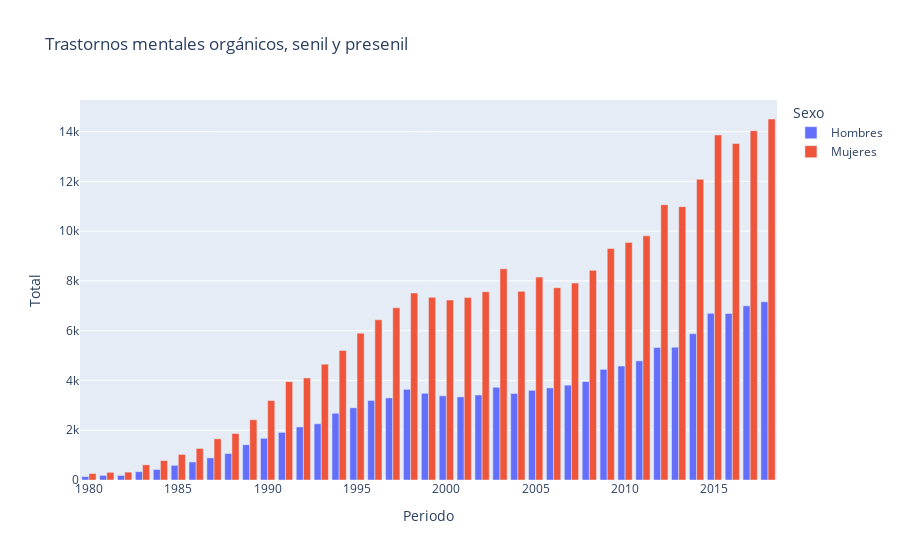

Notebook code for this chart:
### Code cell
fig_enff = px.bar(deaths_all_agess, x="Periodo", y="Total", 
                 color="Sexo", barmode="group", title = 'Trastornos mentales orgánicos, senil y presenil')#, width=2500, height=1000)
    
fig_enff.show()

### Figure 1 — Plotly figure (JSON) as saved in the notebook; plotly's stock layout.template omitted (floating-point values rounded to 4 significant figures)
{"data": [{"alignmentgroup": "True", "hovertemplate": "Sexo=Hombres<br>Periodo=%{x}<br>Total=%{y}<extra></extra>", "legendgroup": "Hombres", "marker": {"color": "#636efa", "pattern": {"shape": ""}}, "name": "Hombres", "offsetgroup": "Hombres", "orientation": "v", "showlegend": true, "textposition": "auto", "type": "bar", "x": [2018, 2017, 2016, 2015, 2014, 2013, 2012, 2011, 2010, 2009, 2008, 2007, 2006, 2005, 2004, 2003, 2002, 2001, 2000, 1999, 1998, 1997, 1996, 1995, 1994, 1993, 1992, 1991, 1990, 1989, 1988, 1987, 1986, 1985, 1984, 1983, 1982, 1981, 1980], "xaxis": "x", "y": [7162, 6998, 6693, 6696, 5878, 5339, 5324, 4787, 4578, 4446, 3954, 3812, 3700, 3602, 3477, 3726, 3418, 3341, 3384, 3485, 3642, 3298, 3196, 2902, 2681, 2260, 2133, 1913, 1676, 1417, 1064, 888, 724, 589, 423, 334, 183, 186, 138], "yaxis": "y"}, {"alignmentgroup": "True", "hovertemplate": "Sexo=Mujeres<br>Periodo=%{x}<br>Total=%{y}<extra></extra>", "legendgroup": "Mujeres", "marker": {"color": "#EF553B", "pattern": {"shape": ""}}, "name": "Mujeres", "offsetgroup": "Mujeres", "orientation": "v", "showlegend": true, "textposition": "auto", "type": "bar", "x": [2018, 2017, 2016, 2015, 2014, 2013, 2012, 2011, 2010, 2009, 2008, 2007, 2006, 2005, 2004, 2003, 2002, 2001, 2000, 1999, 1998, 1997, 1996, 1995, 1994, 1993, 1992, 1991, 1990, 1989, 1988, 1987, 1986, 1985, 1984, 1983, 1982, 1981, 1980], "xaxis": "x", "y": [14507, 14037, 13520, 13866, 12086, 10984, 11061, 9811, 9547, 9305, 8426, 7914, 7728, 8154, 7581, 8487, 7564, 7329, 7230, 7341, 7515, 6920, 6439, 5900, 5208, 4653, 4101, 3955, 3191, 2422, 1868, 1655, 1268, 1028, 780, 610, 316, 308, 259], "yaxis": "y"}], "layout": {"barmode": "group", "legend": {"title": {"text": "Sexo"}, "tracegroupgap": 0}, "title": {"text": "Trastornos mentales orgánicos, senil y presenil"}, "xaxis": {"anchor": "y", "domain": [0, 1], "title": {"text": "Periodo"}}, "yaxis": {"anchor": "x", "domain": [0, 1], "title": {"text": "Total"}}}}
